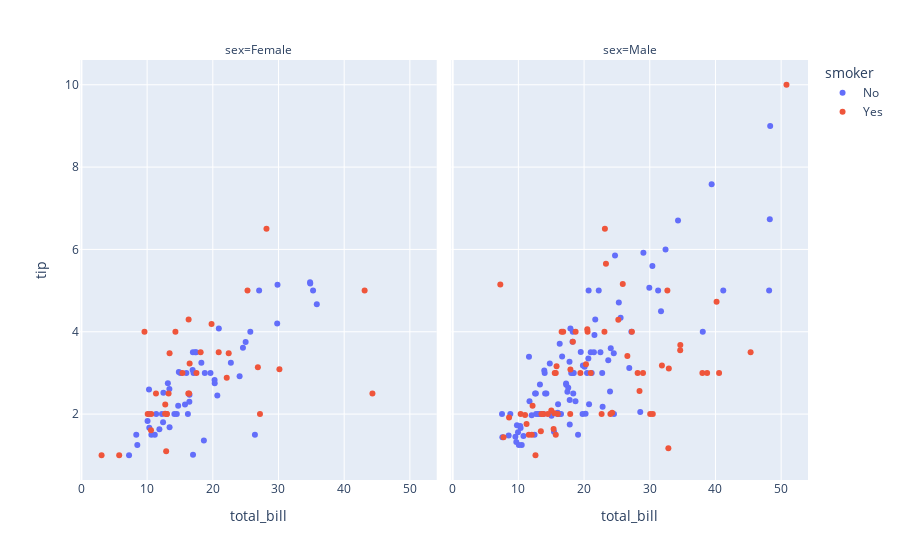

Notebook source saved alongside this figure:
### Code cell
import plotly.express as px
df = px.data.tips()
fig = px.scatter(df, x="total_bill", y="tip", color="smoker", facet_col="sex")
fig.show()

### Figure 1 — Plotly figure (JSON) as saved in the notebook; plotly's stock layout.template omitted (floating-point values rounded to 4 significant figures)
{"data": [{"hovertemplate": "smoker=No<br>sex=Female<br>total_bill=%{x}<br>tip=%{y}<extra></extra>", "legendgroup": "No", "marker": {"color": "#636efa", "symbol": "circle"}, "mode": "markers", "name": "No", "orientation": "v", "showlegend": true, "type": "scatter", "x": [16.99, 24.59, 35.26, 14.83, 10.33, 16.97, 20.29, 15.77, 19.65, 15.06, 20.69, 16.93, 10.29, 34.81, 26.41, 16.45, 17.07, 14.73, 10.07, 34.83, 22.75, 20.92, 7.25, 25.71, 17.31, 10.65, 12.43, 24.08, 13.42, 12.48, 29.8, 14.52, 11.38, 20.27, 11.17, 12.26, 18.26, 8.51, 10.33, 14.15, 13.16, 17.47, 27.05, 16.43, 8.35, 18.64, 11.87, 29.85, 25, 13.39, 16.21, 15.98, 35.83, 18.78], "xaxis": "x", "y": [1.01, 3.61, 5, 3.02, 1.67, 3.5, 2.75, 2.23, 3, 3, 2.45, 3.07, 2.6, 5.2, 1.5, 2.47, 3, 2.2, 1.83, 5.17, 3.25, 4.08, 1, 4, 3.5, 1.5, 1.8, 2.92, 1.68, 2.52, 4.2, 2, 2, 2.83, 1.5, 2, 3.25, 1.25, 2, 2, 2.75, 3.5, 5, 2.3, 1.5, 1.36, 1.63, 5.14, 3.75, 2.61, 2, 3, 4.67, 3], "yaxis": "y"}, {"hovertemplate": "smoker=No<br>sex=Male<br>total_bill=%{x}<br>tip=%{y}<extra></extra>", "legendgroup": "No", "marker": {"color": "#636efa", "symbol": "circle"}, "mode": "markers", "name": "No", "orientation": "v", "showlegend": false, "type": "scatter", "x": [10.34, 21.01, 23.68, 25.29, 8.77, 26.88, 15.04, 14.78, 10.27, 15.42, 18.43, 21.58, 16.29, 20.65, 17.92, 39.42, 19.82, 17.81, 13.37, 12.69, 21.7, 9.55, 18.35, 17.78, 24.06, 16.31, 18.69, 31.27, 16.04, 17.46, 13.94, 9.68, 30.4, 18.29, 22.23, 32.4, 28.55, 18.04, 12.54, 9.94, 25.56, 19.49, 48.27, 17.59, 20.08, 20.23, 12.02, 10.51, 27.2, 22.76, 17.29, 16.66, 15.98, 13.03, 18.28, 24.71, 21.16, 22.49, 12.46, 18.24, 14, 38.07, 23.95, 29.93, 11.69, 14.26, 15.95, 8.52, 22.82, 19.08, 34.3, 41.19, 9.78, 7.51, 14.07, 13.13, 17.26, 24.55, 19.77, 48.17, 16.49, 21.5, 12.66, 13.81, 24.52, 20.76, 31.71, 20.69, 7.56, 48.33, 20.45, 13.28, 11.61, 10.77, 10.07, 29.03, 17.82], "xaxis": "x2", "y": [1.66, 3.5, 3.31, 4.71, 2, 3.12, 1.96, 3.23, 1.71, 1.57, 3, 3.92, 3.71, 3.35, 4.08, 7.58, 3.18, 2.34, 2, 2, 4.3, 1.45, 2.5, 3.27, 3.6, 2, 2.31, 5, 2.24, 2.54, 3.06, 1.32, 5.6, 3, 5, 6, 2.05, 3, 2.5, 1.56, 4.34, 3.51, 6.73, 2.64, 3.15, 2.01, 1.97, 1.25, 4, 3, 2.71, 3.4, 2.03, 2, 4, 5.85, 3, 3.5, 1.5, 3.76, 3, 4, 2.55, 5.07, 2.31, 2.5, 2, 1.48, 2.18, 1.5, 6.7, 5, 1.73, 2, 2.5, 2, 2.74, 2, 2, 5, 2, 3.5, 2.5, 2, 3.48, 2.24, 4.5, 5, 1.44, 9, 3, 2.72, 3.39, 1.47, 1.25, 5.92, 1.75], "yaxis": "y2"}, {"hovertemplate": "smoker=Yes<br>sex=Female<br>total_bill=%{x}<br>tip=%{y}<extra></extra>", "legendgroup": "Yes", "marker": {"color": "#EF553B", "symbol": "circle"}, "mode": "markers", "name": "Yes", "orientation": "v", "showlegend": true, "type": "scatter", "x": [3.07, 26.86, 25.28, 5.75, 16.32, 11.35, 15.38, 44.3, 22.42, 14.31, 17.51, 10.59, 10.63, 9.6, 20.9, 18.15, 19.81, 43.11, 13, 12.74, 13, 16.4, 16.47, 12.76, 13.27, 28.17, 12.9, 30.14, 13.42, 16.27, 10.09, 22.12, 27.18], "xaxis": "x", "y": [1, 3.14, 5, 1, 4.3, 2.5, 3, 2.5, 3.48, 4, 3, 1.61, 2, 4, 3.5, 3.5, 4.19, 5, 2, 2.01, 2, 2.5, 3.23, 2.23, 2.5, 6.5, 1.1, 3.09, 3.48, 2.5, 2, 2.88, 2], "yaxis": "y"}, {"hovertemplate": "smoker=Yes<br>sex=Male<br>total_bill=%{x}<br>tip=%{y}<extra></extra>", "legendgroup": "Yes", "marker": {"color": "#EF553B", "symbol": "circle"}, "mode": "markers", "name": "Yes", "orientation": "v", "showlegend": false, "type": "scatter", "x": [38.01, 11.24, 20.29, 13.81, 11.02, 18.29, 15.01, 17.92, 19.44, 32.68, 28.97, 40.17, 27.28, 12.03, 21.01, 15.36, 20.49, 25.21, 16, 50.81, 15.81, 7.25, 31.85, 16.82, 32.9, 17.89, 14.48, 34.63, 34.65, 23.33, 45.35, 23.17, 40.55, 30.46, 23.1, 15.69, 28.44, 15.48, 16.58, 10.34, 13.51, 18.71, 20.53, 26.59, 38.73, 24.27, 30.06, 25.89, 28.15, 11.59, 7.74, 12.16, 8.58, 13.42, 24.01, 15.69, 15.53, 12.6, 32.83, 22.67], "xaxis": "x2", "y": [3, 1.76, 3.21, 2, 1.98, 3.76, 2.09, 3.08, 3, 5, 3, 4.73, 4, 1.5, 3, 1.64, 4.06, 4.29, 2, 10, 3.16, 5.15, 3.18, 4, 3.11, 2, 2, 3.55, 3.68, 5.65, 3.5, 6.5, 3, 2, 4, 1.5, 2.56, 2.02, 4, 2, 2, 4, 4, 3.41, 3, 2.03, 2, 5.16, 3, 1.5, 1.44, 2.2, 1.92, 1.58, 2, 3, 3, 1, 1.17, 2], "yaxis": "y2"}], "layout": {"annotations": [{"font": {}, "showarrow": false, "text": "sex=Female", "x": 0.245, "xanchor": "center", "xref": "paper", "y": 1, "yanchor": "bottom", "yref": "paper"}, {"font": {}, "showarrow": false, "text": "sex=Male", "x": 0.755, "xanchor": "center", "xref": "paper", "y": 1, "yanchor": "bottom", "yref": "paper"}], "legend": {"title": {"text": "smoker"}, "tracegroupgap": 0}, "margin": {"t": 60}, "xaxis": {"anchor": "y", "domain": [0, 0.49], "title": {"text": "total_bill"}}, "xaxis2": {"anchor": "y2", "domain": [0.51, 1], "matches": "x", "title": {"text": "total_bill"}}, "yaxis": {"anchor": "x", "domain": [0, 1], "title": {"text": "tip"}}, "yaxis2": {"anchor": "x2", "domain": [0, 1], "matches": "y", "showticklabels": false}}}
